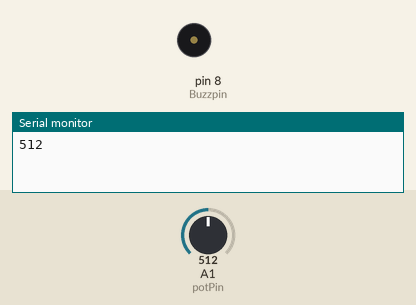
Simulated run of this sketch. Board: Arduino Uno, built with avr-gcc and run on an emulated ATmega328P. Parts: buzzer (waves = sounding, pin HIGH), the last lines printed to the serial monitor. Inputs (shaded band) come from the test bench; at power-on: A1 (potPin) = 512.

Above: at 1.2 s.
1.3 s: A1 (potPin) set to 1010
At 2.9 s:
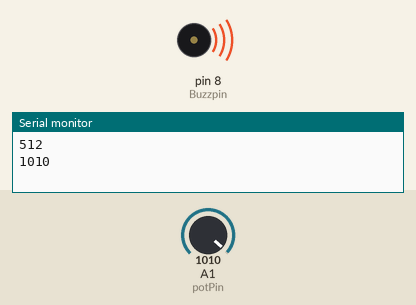
3.5 s: A1 (potPin) set to 990
At 4.4 s:
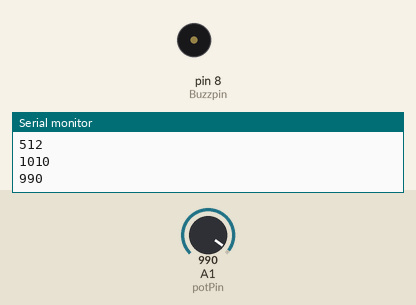
5.5 s: A1 (potPin) set to 1023
At 7.2 s:
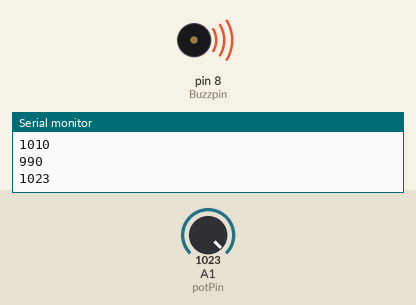
Timing chart, 0 to 8.7 s (numbered marks = the images above; inputs shaded):
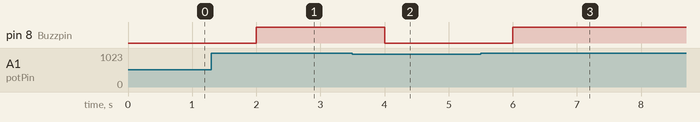

The sketch:

sketch_buzzer_with_potentiometer.ino
```cpp
int potPin=A1;
int Potval;
int Buzzpin=8;
String msg="Please input your number.";
int Dtime=2000;
void setup() {
  // put your setup code here, to run once:
Serial.begin(9600);
pinMode(Buzzpin,OUTPUT);
pinMode(potPin,INPUT);
}

void loop() {
  // put your main code here, to run repeatedly:
analogRead(potPin);
Potval=analogRead(potPin);

if(Potval>=1000) {
  digitalWrite(Buzzpin,HIGH);
}
if(Potval<=1000) {
  digitalWrite(Buzzpin,LOW);
}
Serial.println(Potval);
delay(Dtime);
}
```

Measured:
- after the input at 1.3 s, pin 8 (Buzzpin): LOW → HIGH after 0.70 s
- after the input at 3.5 s, pin 8 (Buzzpin): HIGH → LOW after 0.50 s
- after the input at 5.5 s, pin 8 (Buzzpin): LOW → HIGH after 0.50 s
